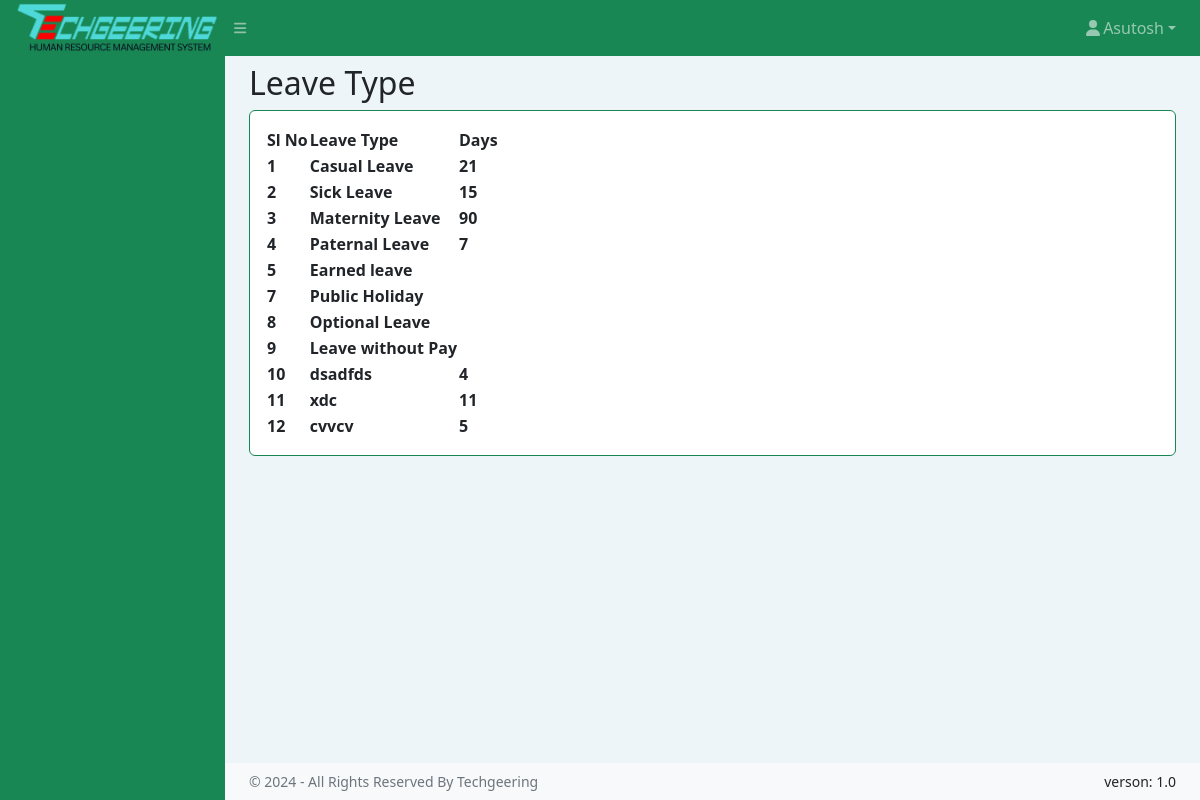
The page /leaveType.php on the database as committed earlier.
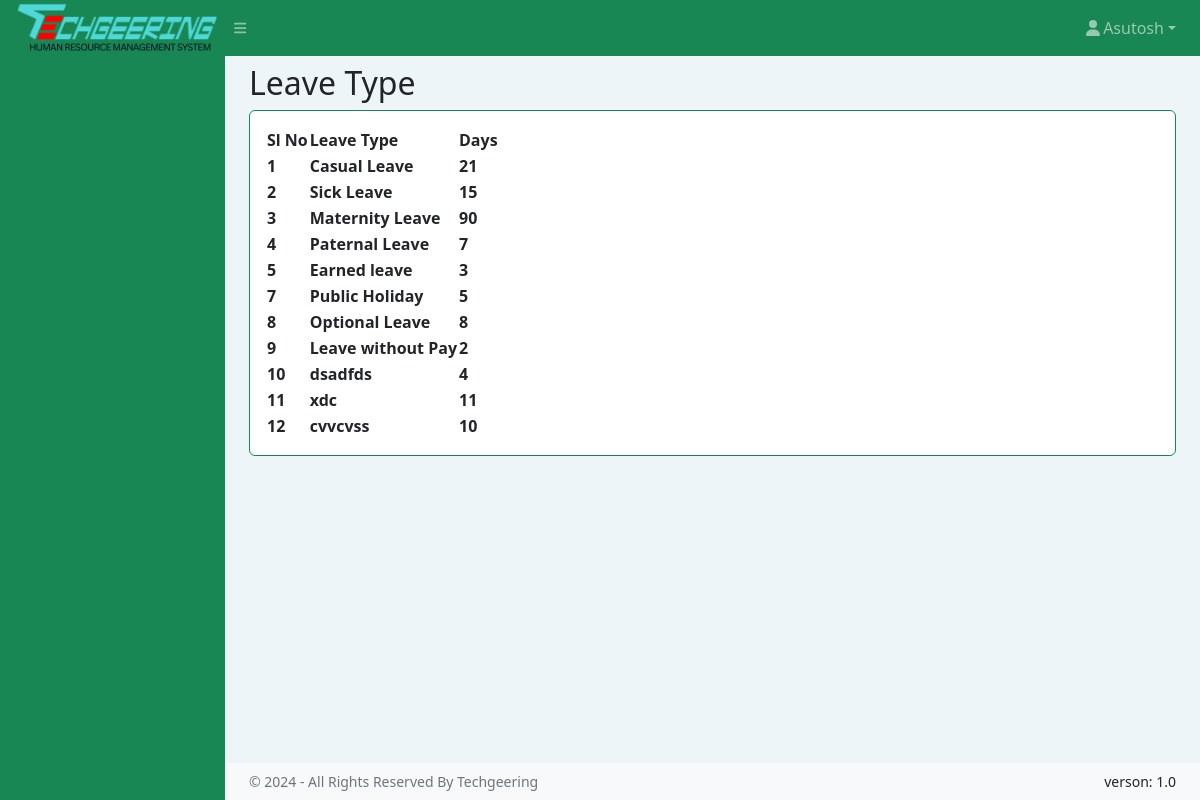
The same page on the database as committed later.
### tables this page shows
CREATE TABLE `leave_types` (
  `type_id` int(14) NOT NULL,
  `name` varchar(64) NOT NULL,
  `leave_day` varchar(255) NOT NULL
);

### leaveType.php (the view, shortened to what this page needs)
<!DOCTYPE html>
<html lang="en">
<head>
    <link href="https://cdn.jsdelivr.net/npm/simple-datatables@7.1.2/dist/style.min.css" rel="stylesheet" />
    <link href="assets/css/styles.css" rel="stylesheet" />
</head>
<body class="sb-nav-fixed">
    <?php include 'common/topnav.php' ?>
    <div id="layoutSidenav">
        <?php include 'common/sidenav.php' ?>
        <div id="layoutSidenav_content">
            <main>
                <div class="container-fluid px-4">
                    <div class="d-flex justify-content-between align-items-center">
                        <h2 class="my-2">Leave Type</h2>
                    </div>
                    <div class="card mb-4">
                        <div class="card-body">
                            <table id="datatablesSimple">
                                <thead>
                                    <tr>
                                        <th>Sl No</th>
                                        <th>Leave Type</th>
                                        <th>Days</th>
                                    </tr>
                                </thead>
                                <tbody>
                                    <?php
                                    include "common/conn.php";
                                    $sql = "SELECT * FROM  leave_types";
                                    $result = $conn->query($sql);
                                    if ($result->num_rows > 0) {
                                        while ($row = $result->fetch_assoc()) {
                                            ?>
                                            <tr>
                                                <th><?php echo $row["type_id"]; ?></th>
                                                <th><?php echo $row["name"]; ?></th>
                                                <th><?php echo $row["leave_day"]; ?></th>
                                            </tr>
                                            <?php
                                        }
                                    } else {
                                        echo "0 results";
                                    }
                                    ?>
                                </tbody>
                            </table>
                        </div>
                    </div>
                </div>
            </main>
            <?php include 'common/copyrightfooter.php' ?>
        </div>
    </div>
</body>
</html>

Rows that differ between the two databases and show on the page:
changed leave_types "Earned leave": leave_day (not shown) → "3"
changed leave_types "Public Holiday": leave_day (not shown) → "5"
changed leave_types "Optional Leave": leave_day (not shown) → "8"
changed leave_types "Leave without Pay": leave_day (not shown) → "2"
changed leave_types id 12: name "cvvcv" → "cvvcvss"; leave_day "5" → "10"
